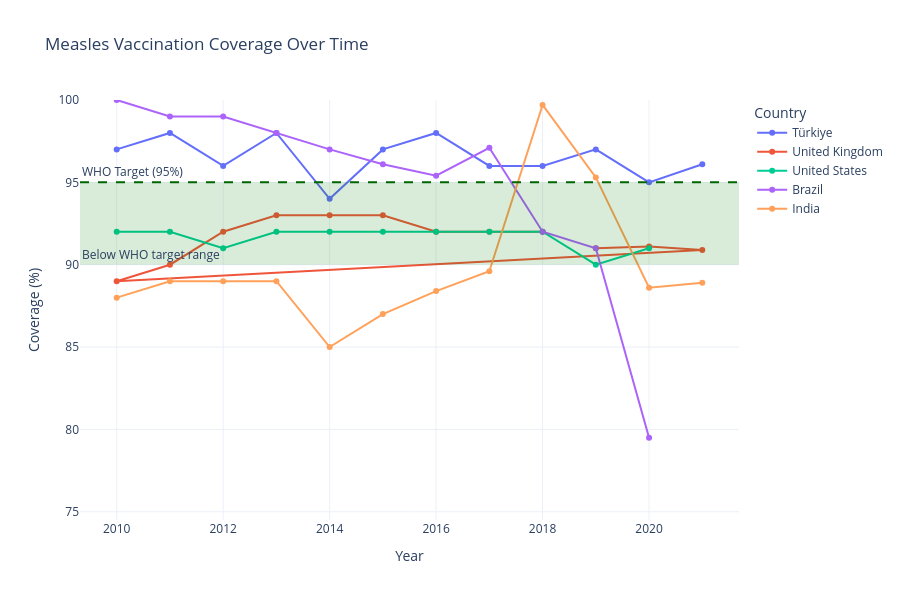

Here is the notebook cell this chart was saved with:
### Code cell
#Line chart of measles immunisation coverage over time for selected countries

# Define selected countries for the line chart
selected_countries = [
    "Türkiye",
    "United Kingdom",
    "United States",
    "Brazil",
    "India"
]

# Get measles immunisation data for selected countries
measles_selected = get_vaccine_data(
    long_df,
    vaccine="Measles",
    countries=selected_countries
)
# Create line chart
fig = px.line(
    measles_selected,
    x="year",
    y="coverage",
    color="country",
    markers=True,
    title="Measles Vaccination Coverage Over Time"
)

# WHO target line
fig.add_hline(
    y=95,
    line_dash="dash",
    line_color="darkgreen",
    annotation_text="WHO Target (95%)",
    annotation_position="top left"
)

# 90–95% shaded zone
fig.add_hrect(
    y0=90,
    y1=95,
    fillcolor="green",
    annotation_text="Below WHO target range",
    annotation_position="bottom left",
    opacity=0.15,
    line_width=0
)

# Layout formatting
fig.update_layout(
    template="plotly_white",
    xaxis_title="Year",
    yaxis_title="Coverage (%)",
    legend_title="Country",
    hovermode="x unified",
    height=600
)

# Better y-axis range
fig.update_yaxes(
    range=[
        measles_selected["coverage"].min() - 5,
        100
    ]
)

fig.show()

### Figure 1 — Plotly figure (JSON) as saved in the notebook; plotly's stock layout.template omitted (floating-point values rounded to 4 significant figures)
{"data": [{"hovertemplate": "country=Türkiye<br>year=%{x}<br>coverage=%{y}<extra></extra>", "legendgroup": "Türkiye", "line": {"color": "#636efa", "dash": "solid"}, "marker": {"symbol": "circle"}, "mode": "lines+markers", "name": "Türkiye", "orientation": "v", "showlegend": true, "type": "scatter", "x": [2010, 2011, 2012, 2013, 2014, 2015, 2016, 2017, 2018, 2019, 2020, 2021], "xaxis": "x", "y": [97.0, 98.0, 96.0, 98.0, 94.0, 97.0, 98.0, 96.0, 96.0, 97.0, 95.0, 96.1], "yaxis": "y"}, {"hovertemplate": "country=United Kingdom<br>year=%{x}<br>coverage=%{y}<extra></extra>", "legendgroup": "United Kingdom", "line": {"color": "#EF553B", "dash": "solid"}, "marker": {"symbol": "circle"}, "mode": "lines+markers", "name": "United Kingdom", "orientation": "v", "showlegend": true, "type": "scatter", "x": [2019, 2020, 2021, 2010, 2011, 2012, 2013, 2014, 2015, 2016, 2017, 2018], "xaxis": "x", "y": [91.0, 91.1, 90.9, 89.0, 90.0, 92.0, 93.0, 93.0, 93.0, 92.0, 92.0, 92.0], "yaxis": "y"}, {"hovertemplate": "country=United States<br>year=%{x}<br>coverage=%{y}<extra></extra>", "legendgroup": "United States", "line": {"color": "#00cc96", "dash": "solid"}, "marker": {"symbol": "circle"}, "mode": "lines+markers", "name": "United States", "orientation": "v", "showlegend": true, "type": "scatter", "x": [2010, 2011, 2012, 2013, 2014, 2015, 2016, 2017, 2018, 2019, 2020], "xaxis": "x", "y": [92.0, 92.0, 91.0, 92.0, 92.0, 92.0, 92.0, 92.0, 92.0, 90.0, 91.0], "yaxis": "y"}, {"hovertemplate": "country=Brazil<br>year=%{x}<br>coverage=%{y}<extra></extra>", "legendgroup": "Brazil", "line": {"color": "#ab63fa", "dash": "solid"}, "marker": {"symbol": "circle"}, "mode": "lines+markers", "name": "Brazil", "orientation": "v", "showlegend": true, "type": "scatter", "x": [2010, 2011, 2012, 2013, 2014, 2015, 2016, 2017, 2018, 2019, 2020], "xaxis": "x", "y": [100.0, 99.0, 99.0, 98.0, 97.0, 96.1, 95.4, 97.1, 92.0, 91.0, 79.5], "yaxis": "y"}, {"hovertemplate": "country=India<br>year=%{x}<br>coverage=%{y}<extra></extra>", "legendgroup": "India", "line": {"color": "#FFA15A", "dash": "solid"}, "marker": {"symbol": "circle"}, "mode": "lines+markers", "name": "India", "orientation": "v", "showlegend": true, "type": "scatter", "x": [2010, 2011, 2012, 2013, 2014, 2015, 2016, 2017, 2018, 2019, 2020, 2021], "xaxis": "x", "y": [88.0, 89.0, 89.0, 89.0, 85.0, 87.0, 88.4, 89.6, 99.7, 95.3, 88.6, 88.9], "yaxis": "y"}], "layout": {"annotations": [{"showarrow": false, "text": "WHO Target (95%)", "x": 0, "xanchor": "left", "xref": "x domain", "y": 95, "yanchor": "bottom", "yref": "y"}, {"showarrow": false, "text": "Below WHO target range", "x": 0, "xanchor": "left", "xref": "x domain", "y": 90, "yanchor": "bottom", "yref": "y"}], "height": 600, "hovermode": "x unified", "legend": {"title": {"text": "Country"}, "tracegroupgap": 0}, "shapes": [{"line": {"color": "darkgreen", "dash": "dash"}, "type": "line", "x0": 0, "x1": 1, "xref": "x domain", "y0": 95, "y1": 95, "yref": "y"}, {"fillcolor": "green", "line": {"width": 0}, "opacity": 0.15, "type": "rect", "x0": 0, "x1": 1, "xref": "x domain", "y0": 90, "y1": 95, "yref": "y"}], "title": {"text": "Measles Vaccination Coverage Over Time"}, "xaxis": {"anchor": "y", "domain": [0, 1], "title": {"text": "Year"}}, "yaxis": {"anchor": "x", "domain": [0, 1], "range": [74.5, 100], "title": {"text": "Coverage (%)"}}}}
